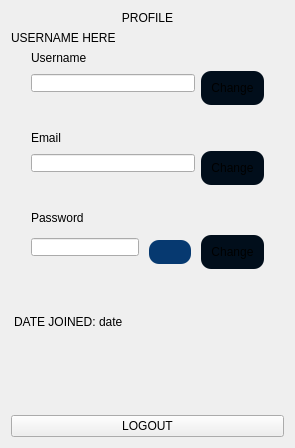
         <widget class="QWidget" name="profile">
          <layout class="QVBoxLayout" name="verticalLayout_17">
           <item>
            <widget class="QLabel" name="label_2">
             <property name="text">
              <string>PROFILE</string>
             </property>
             <property name="alignment">
              <set>Qt::AlignmentFlag::AlignCenter</set>
             </property>
            </widget>
           </item>
           <item>
            <widget class="QLabel" name="usenameLabelProfile">
             <property name="styleSheet">
              <string notr="true">font: 600 12pt &quot;Segoe UI&quot;;</string>
             </property>
             <property name="text">
              <string>USERNAME HERE</string>
             </property>
            </widget>
           </item>
           <item>
            <layout class="QVBoxLayout" name="verticalLayout_13">
             <property name="leftMargin">
              <number>20</number>
             </property>
             <property name="rightMargin">
              <number>20</number>
             </property>
             <item>
              <widget class="QLabel" name="label_5">
               <property name="styleSheet">
                <string notr="true">font: 600 12pt &quot;Segoe UI&quot;;</string>
               </property>
               <property name="text">
                <string>Username</string>
               </property>
              </widget>
             </item>
             <item>
              <layout class="QHBoxLayout" name="horizontalLayout_11">
               <property name="leftMargin">
                <number>0</number>
               </property>
               <property name="rightMargin">
                <number>0</number>
               </property>
               <item>
                <widget class="QLineEdit" name="usernameTxt">
                 <property name="styleSheet">
                  <string notr="true">margin-bottom:30px;</string>
                 </property>
                </widget>
               </item>
               <item>
                <widget class="QPushButton" name="changeUsernameBtn">
                 <property name="styleSheet">
                  <string notr="true">QPushButton{
	
	background-color: rgb(1, 14, 27);
	padding:10px;
	border-radius: 10px;
	margin-bottom:20px;
	margin-right:0px;
	margin-left:0px;
	
	font: 600 10pt &quot;Segoe UI&quot;;
}</string>
                 </property>
                 <property name="text">
                  <string>Change</string>
                 </property>
                </widget>
               </item>
              </layout>
             </item>
            </layout>
           </item>
           <item>
            <layout class="QVBoxLayout" name="verticalLayout_14">
             <property name="leftMargin">
              <number>20</number>
             </property>
             <property name="rightMargin">
              <number>20</number>
             </property>
             <item>
              <widget class="QLabel" name="label_6">
               <property name="styleSheet">
                <string notr="true">font: 600 12pt &quot;Segoe UI&quot;;</string>
               </property>
               <property name="text">
                <string>Email</string>
               </property>
              </widget>
             </item>
             <item>
              <layout class="QHBoxLayout" name="horizontalLayout_12">
               <item>
                <widget class="QLineEdit" name="emailTxt">
                 <property name="styleSheet">
                  <string notr="true">margin-bottom:30px;</string>
                 </property>
                </widget>
               </item>
               <item>
                <widget class="QPushButton" name="changeEmailBtn">
                 <property name="styleSheet">
                  <string notr="true">QPushButton{
	
	background-color: rgb(1, 14, 27);
	padding:10px;
	border-radius: 10px;
	margin-bottom:20px;
	margin-right:0px;
	margin-left:0px;
	font: 600 10pt &quot;Segoe UI&quot;;
}</string>
                 </property>
                 <property name="text">
                  <string>Change</string>
                 </property>
                </widget>
               </item>
              </layout>
             </item>
            </layout>
           </item>
           <item>
            <layout class="QVBoxLayout" name="verticalLayout_15">
             <property name="spacing">
              <number>10</number>
             </property>
             <property name="leftMargin">
              <number>20</number>
             </property>
             <property name="rightMargin">
              <number>20</number>
             </property>
             <property name="bottomMargin">
              <number>20</number>
             </property>
             <item>
              <widget class="QLabel" name="label_7">
               <property name="styleSheet">
                <string notr="true">font: 600 12pt &quot;Segoe UI&quot;;</string>
               </property>
               <property name="text">
                <string>Password</string>
               </property>
              </widget>
             </item>
             <item>
              <layout class="QHBoxLayout" name="horizontalLayout_13">
               <item>
                <widget class="QLineEdit" name="passTxt">
                 <property name="styleSheet">
                  <string notr="true">margin-bottom:30px;</string>
                 </property>
                 <property name="echoMode">
                  <enum>QLineEdit::EchoMode::Password</enum>
                 </property>
                </widget>
               </item>
               <item>
                <widget class="QPushButton" name="showPassBtn">
                 <property name="cursor">
                  <cursorShape>ArrowCursor</cursorShape>
                 </property>
                 <property name="mouseTracking">
                  <bool>true</bool>
                 </property>
                 <property name="styleSheet">
                  <string notr="true">QPushButton{
	
	background-color: rgb(1, 14, 27);
	padding:5px;
	border-radius: 10px;
	margin-bottom:20px;
	margin-right:0px;
	margin-left:0px;
	background-color: rgb(6, 57, 112);
}</string>
                 </property>
                 <property name="text">
                  <string extracomment="Show Password"/>
                 </property>
                 <property name="icon">
                  <iconset resource="../../projectRescources.qrc">
                   <normaloff>:/icons/seeWhiteIcon.png</normaloff>:/icons/seeWhiteIcon.png</iconset>
                 </property>
                 <property name="iconSize">
                  <size>
                   <width>20</width>
                   <height>20</height>
                  </size>
                 </property>
                 <property name="checkable">
                  <bool>true</bool>
                 </property>
                </widget>
               </item>
               <item>
                <widget class="QPushButton" name="changePassBtn">
                 <property name="styleSheet">
                  <string notr="true">QPushButton{
	
	background-color: rgb(1, 14, 27);
	padding:10px;
	border-radius: 10px;
	margin-bottom:20px;
	margin-right:0px;
	margin-left:0px;
	font: 600 10pt &quot;Segoe UI&quot;;
}</string>
                 </property>
                 <property name="text">
                  <string>Change</string>
                 </property>
                </widget>
               </item>
              </layout>
             </item>
            </layout>
           </item>
           <item>
            <layout class="QVBoxLayout" name="verticalLayout_16">
             <item>
              <widget class="QLabel" name="dateJoinedLabel">
               <property name="styleSheet">
                <string notr="true">font: 600 12pt &quot;Segoe UI&quot;;
margin-bottom:80px;</string>
               </property>
               <property name="text">
                <string>DATE JOINED: date</string>
               </property>
              </widget>
             </item>
             <item>
              <widget class="QPushButton" name="LogoutBtn">
               <property name="text">
                <string>LOGOUT</string>
               </property>
              </widget>
             </item>
            </layout>
           </item>
          </layout>
         </widget>
